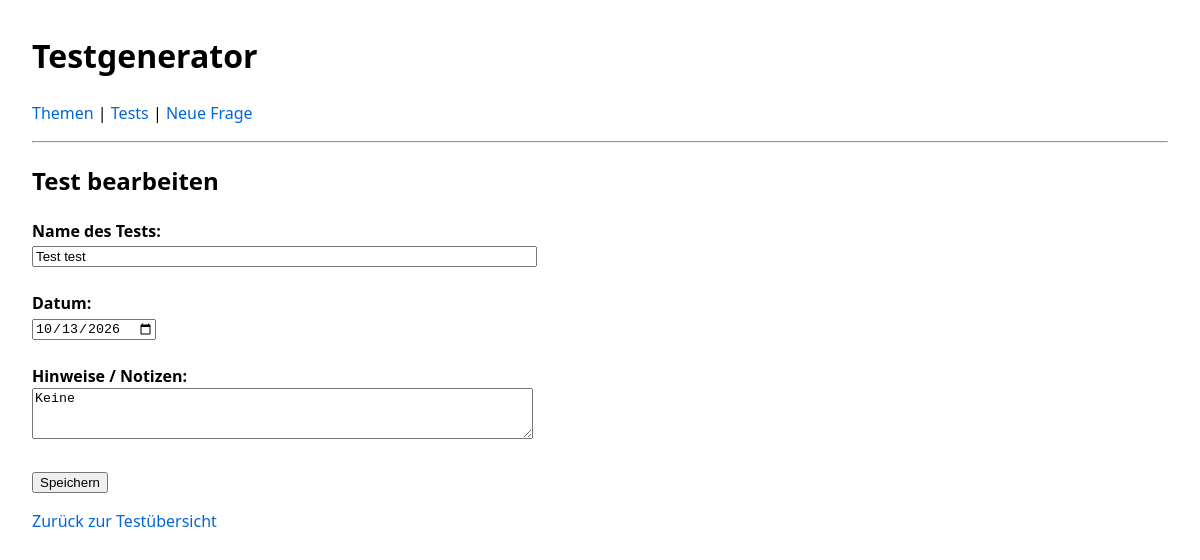
Screenshot of /tests/1/edit with the database file from the repository.
### tables this page shows
CREATE TABLE tests (
        id          INTEGER PRIMARY KEY AUTOINCREMENT,
        name        TEXT NOT NULL,
        date        TEXT,
        notes       TEXT
    );

### app.py (the view, shortened to what this page needs)
@app.route("/tests/<int:test_id>/edit", methods=["GET", "POST"])
def edit_test(test_id):
    conn = get_db_connection()
    test = conn.execute(
        "SELECT id, name, date, notes FROM tests WHERE id = ?",
        (test_id,)
    ).fetchone()
    if test is None:
        conn.close()
        return "Test nicht gefunden", 404
    conn.close()
    return render_template("edit_test.html", test=test)

### app.py (called while the page is built)
def get_db_connection():
    conn = sqlite3.connect(DB_PATH)
    conn.row_factory = sqlite3.Row  # erlaubt Zugriff per Spaltennamen
    return conn

### templates/edit_test.html
{% extends "base.html" %}
{% block content %}
<h2>Test bearbeiten</h2>
<form method="POST">
    <label for="name"><strong>Name des Tests:</strong></label><br>
    <input type="text" id="name" name="name" size="60"
           value="{{ test['name'] }}" required>
    <br><br>
    <label for="date"><strong>Datum:</strong></label><br>
    <input type="date" id="date" name="date" value="{{ test['date'] }}">
    <br><br>
    <label for="notes"><strong>Hinweise / Notizen:</strong></label><br>
    <textarea id="notes" name="notes" rows="3" cols="60">{{ test['notes'] }}</textarea>
    <br><br>
    <button type="submit">Speichern</button>
</form>
<p>
    <a href="{{ url_for('list_tests') }}">Zurück zur Testübersicht</a>
</p>
{% endblock %}

### templates/base.html (style rules this page uses)
body { font-family: system-ui, sans-serif; margin: 2rem; line-height: 1.5; }
a { text-decoration: none; color: #0366d6; }

### rows the page displays
tests: name "Test test", date "10/13/2026", notes "Keine"
